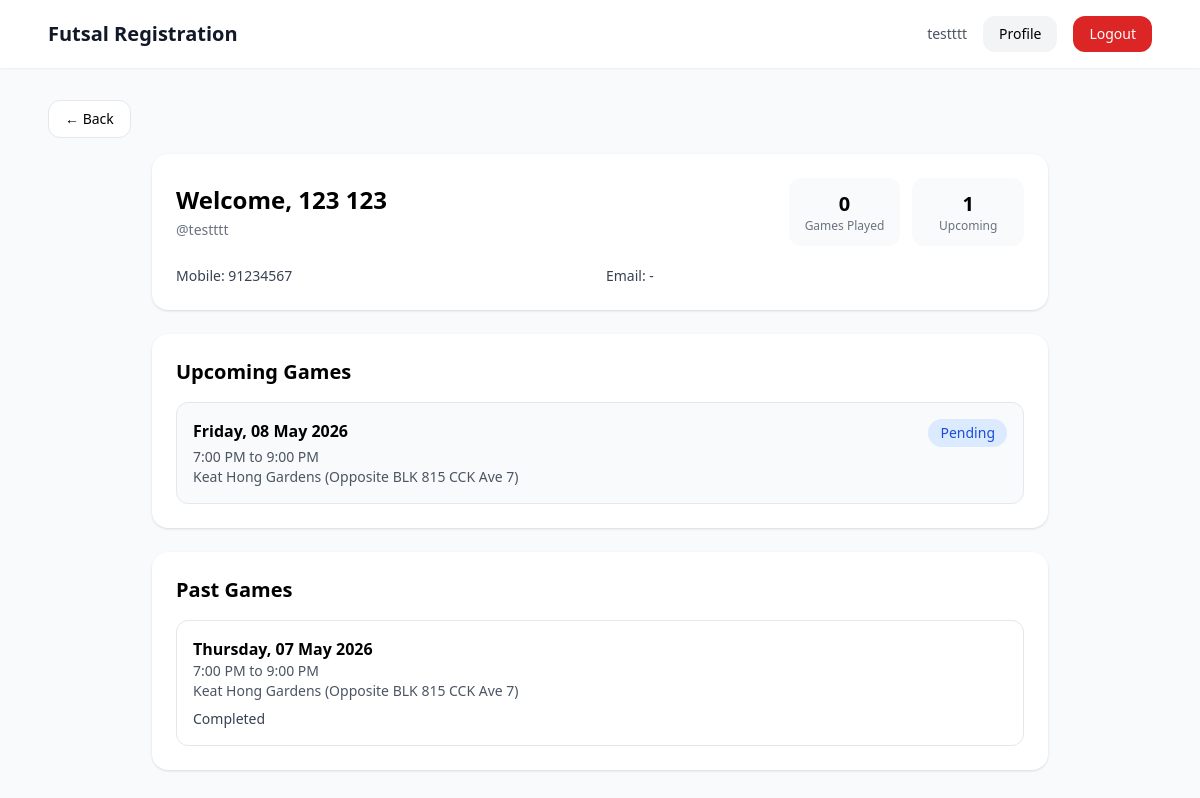
Before: /profile/ (signed in) with the older database file.
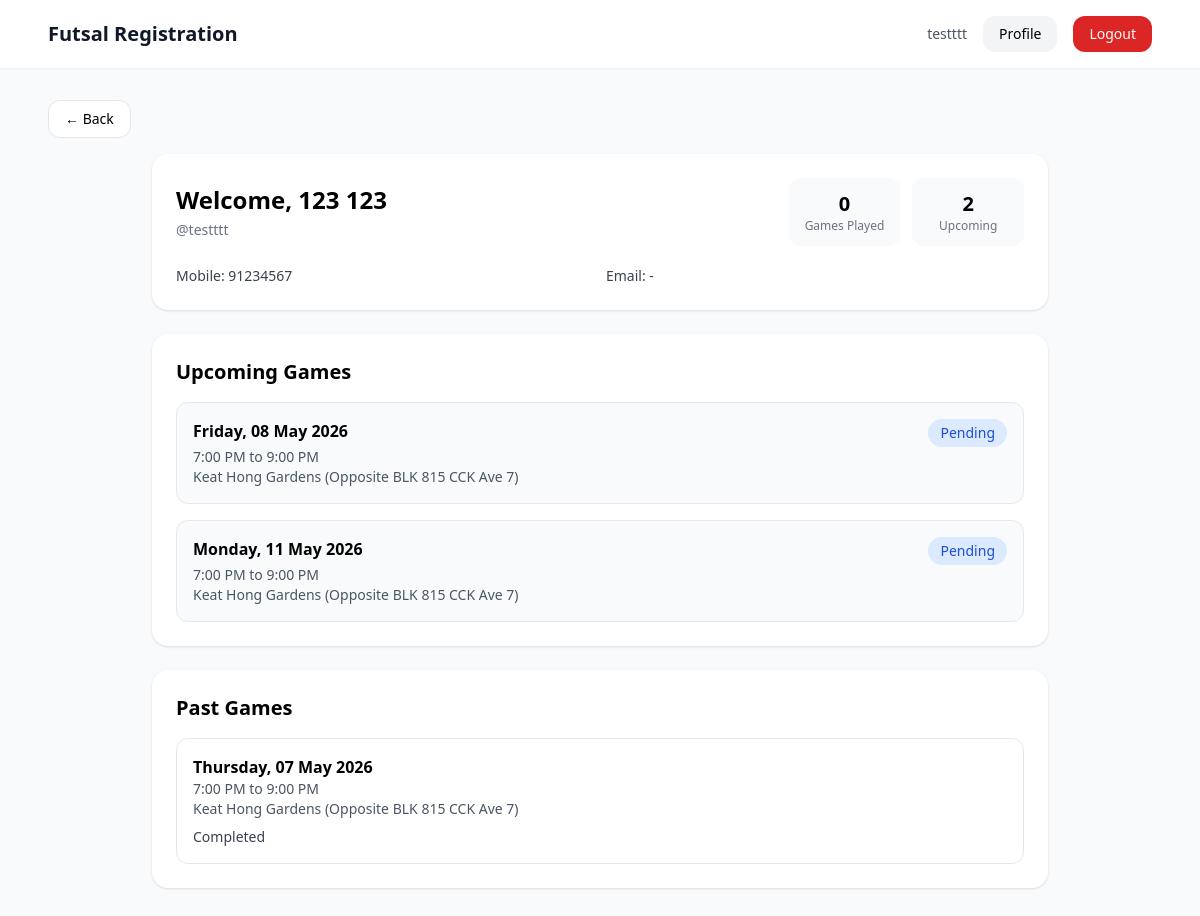
After: the same page with the newer database file.
### registrations/models.py (models this page shows, shortened)
class EventRegistration(models.Model):
    STATUS_INTERESTED = "interested"
    STATUS_PLAYING = "playing"
    STATUS_WAITING = "waiting"
    STATUS_BACKUP = "backup"
    STATUS_REMOVED = "removed"
    STATUS_CHOICES = [
        (STATUS_INTERESTED, "Interested"),
        (STATUS_PLAYING, "Playing"),
        (STATUS_WAITING, "Waiting"),
        (STATUS_BACKUP, "Backup"),
        (STATUS_REMOVED, "Removed"),
    ]
    SOURCE_WEB = "web"
    SOURCE_WHATSAPP = "whatsapp"
    SOURCE_ADMIN = "admin"
    SOURCE_CHOICES = [
        (SOURCE_WEB, "Web"),
        (SOURCE_WHATSAPP, "WhatsApp"),
        (SOURCE_ADMIN, "Admin"),
    ]
    event = models.ForeignKey(Event, on_delete=models.CASCADE, related_name="registrations")
    user = models.ForeignKey(settings.AUTH_USER_MODEL, on_delete=models.CASCADE, related_name="event_registrations")
    sequence_number = models.PositiveIntegerField()
    status = models.CharField(max_length=20, choices=STATUS_CHOICES, default=STATUS_INTERESTED)
    source = models.CharField(
    max_length=20,
    choices=SOURCE_CHOICES,
    default=SOURCE_WEB,
    )
    registered_at = models.DateTimeField(auto_now_add=True)
    notified_at = models.DateTimeField(null=True, blank=True)
    remarks = models.TextField(blank=True)
    class Meta:
        unique_together = ("event", "user")
        ordering = ["sequence_number"]

### events/models.py (models this page shows, shortened)
class Event(models.Model):
    STATUS_DRAFT = "draft"
    STATUS_OPEN = "open"
    STATUS_FINALIZED = "finalized"
    STATUS_COMPLETED = "completed"
    STATUS_CANCELLED = "cancelled"
    STATUS_CHOICES = [
        (STATUS_DRAFT, "Draft"),
        (STATUS_OPEN, "Open"),
        (STATUS_FINALIZED, "Finalized"),
        (STATUS_COMPLETED, "Completed"),
        (STATUS_CANCELLED, "Cancelled"),
    ]
    registration_token = models.UUIDField(
        default=uuid.uuid4,
        unique=True,
        editable=False,
    )
    event_code = models.CharField(
        max_length=20,
        unique=True,
        default=generate_event_code,
        editable=False,
    )
    title = models.CharField(max_length=255)
    start_datetime = models.DateTimeField()
    end_datetime = models.DateTimeField()
    location = models.CharField(max_length=255)
    amount_payable = models.DecimalField(max_digits=8, decimal_places=2)
    playing_slots = models.PositiveIntegerField(default=15)
    waiting_slots = models.PositiveIntegerField(default=5)
    backup_slots = models.PositiveIntegerField(default=3)
    is_private = models.BooleanField(
        default=False,
        help_text="Private events are hidden from the public event list but accessible by registration link.",
    )
    status = models.CharField(
        max_length=20,
        choices=STATUS_CHOICES,
        default=STATUS_DRAFT,
    )
    created_by = models.ForeignKey(
        settings.AUTH_USER_MODEL,
        on_delete=models.SET_NULL,
        null=True,
        related_name="created_events",
    )
    created_at = models.DateTimeField(auto_now_add=True)
    updated_at = models.DateTimeField(auto_now=True)
    class Meta:
        ordering = ["start_datetime"]
    @property
    def weekday_display(self):
        local_start = timezone.localtime(self.start_datetime)
        return local_start.strftime("%A")
    @property
    def date_display(self):
        local_start = timezone.localtime(self.start_datetime)
        return local_start.strftime("%d %B %Y")
    @property
    def time_range_display(self):
        local_start = timezone.localtime(self.start_datetime)
        local_end = timezone.localtime(self.end_datetime)
        start = local_start.strftime("%I:%M %p").lstrip("0")
        end = local_end.strftime("%I:%M %p").lstrip("0")
        return f"{start} to {end}"
    @property
    def effective_status(self):
        from registrations.models import EventRegistration
        now = timezone.now()
        if now >= self.end_datetime:
            return "completed"
    @property
    def effective_status_label(self):
        labels = {
            "open": "Open",
            "playing_full": "Playing Full",
            "full": "Full",
            "completed": "Completed",
        }
        return labels.get(self.effective_status, self.effective_status)

### accounts/views.py (the view)
# urls.py: path("profile/", views.profile_view, name="profile"),
@login_required
def profile_view(request):
    user = request.user
    upcoming_registrations = EventRegistration.objects.filter(
        user=user,
        event__start_datetime__gte=timezone.now()
    ).select_related("event").order_by("event__start_datetime")
    for reg in upcoming_registrations:
        reg.visible_status = get_player_visible_status(reg, reg.event)
    recent_events = EventRegistration.objects.filter(
        user=user,
        event__start_datetime__lt=timezone.now()
    ).select_related("event").order_by("-event__start_datetime")[:5]
    context = {
        "user": user,
        "upcoming_registrations": upcoming_registrations,
        "recent_events": recent_events,
    }
    return render(request, "accounts/profile.html", context)

### accounts/views.py (called while the page is built, shortened)
def get_player_visible_status(registration, event):
    if not registration:
        return None
    if registration.status == "playing":
        return {
            "label": "Playing",
            "message": "You are in the playing list.",
            "queue_number": None,
        }
    return {
        "label": "Pending",
        "message": "Your status is pending.",
        "queue_number": None,
    }

### templates/accounts/profile.html (shortened to what the changed rows need)
{% extends "base.html" %}
{% block content %}
<div class="max-w-4xl mx-auto space-y-6">
    <div class="bg-white rounded-2xl shadow p-6">
        <div class="flex flex-col md:flex-row md:items-center md:justify-between gap-4">
            <div>
                <h1 class="text-2xl font-bold">
                    Welcome, {{ user.get_full_name|default:user.username }}
                </h1>
            </div>
            <div class="grid grid-cols-2 gap-3 text-center">
                <div class="bg-gray-50 rounded-xl px-4 py-3">
                    <div class="text-xl font-bold">{{ upcoming_registrations|length }}</div>
                    <div class="text-xs text-gray-500">Upcoming</div>
                </div>
            </div>
        </div>
    </div>
    <div class="bg-white rounded-2xl shadow p-6">
        <h2 class="text-xl font-bold">Upcoming Games</h2>
        <div class="mt-4 space-y-4">
            {% for reg in upcoming_registrations %}
            <div class="border rounded-xl p-4 bg-gray-50">
                <div class="flex flex-col md:flex-row md:items-start md:justify-between gap-3">
                    <div>
                        <div class="font-semibold">
                            {{ reg.event.weekday_display }}, {{ reg.event.date_display }}
                        </div>
                        <div class="text-sm text-gray-600 mt-1">
                            {{ reg.event.time_range_display }}
                        </div>
                        <div class="text-sm text-gray-600">
                            {{ reg.event.location }}
                        </div>
                    </div>
                    <div>
                        {% if reg.visible_status.label == "Playing" %}
                            <span class="inline-flex px-3 py-1 rounded-full bg-green-100 text-green-700 text-sm font-medium">
                                Playing
                            </span>
                        {% elif reg.visible_status.label == "Waiting" %}
                            <span class="inline-flex px-3 py-1 rounded-full bg-yellow-100 text-yellow-700 text-sm font-medium">
                                Waiting #{{ reg.visible_status.queue_number }}
                            </span>
                        {% else %}
                            <span class="inline-flex px-3 py-1 rounded-full bg-blue-100 text-blue-700 text-sm font-medium">
                                Pending
                            </span>
                        {% endif %}
                    </div>
                </div>
            </div>
            {% empty %}
            <div class="text-sm text-gray-500">No upcoming games.</div>
            {% endfor %}
        </div>
    </div>
    <div class="bg-white rounded-2xl shadow p-6">
        <h2 class="text-xl font-bold">Past Games</h2>
        <div class="mt-4 space-y-3">
            {% for reg in recent_events %}
            <div class="border rounded-xl p-4">
                <div class="font-semibold">
                    {{ reg.event.weekday_display }}, {{ reg.event.date_display }}
                </div>
                <div class="text-sm text-gray-600">
                    {{ reg.event.time_range_display }}
                </div>
                <div class="text-sm text-gray-600">
                    {{ reg.event.location }}
                </div>
                <div class="mt-2 text-sm text-gray-700">
                    {{ reg.event.effective_status_label }}
                </div>
            </div>
            {% empty %}
            <div class="text-sm text-gray-500">No past games yet.</div>
            {% endfor %}
        </div>
    </div>
</div>
{% endblock %}

Changed rows visible on the page:
added EventRegistration: event.weekday_display "Monday", event.date_display "11 May 2026", event.time_range_display "7:00 PM to 9:00 PM", event.location "Keat Hong Gardens (Opposite BLK 815 CCK Ave 7)", shows "Pending", shown under "Upcoming Games"
Other visible differences:
{{ upcoming_registrations|length }}: "1" → "2"
